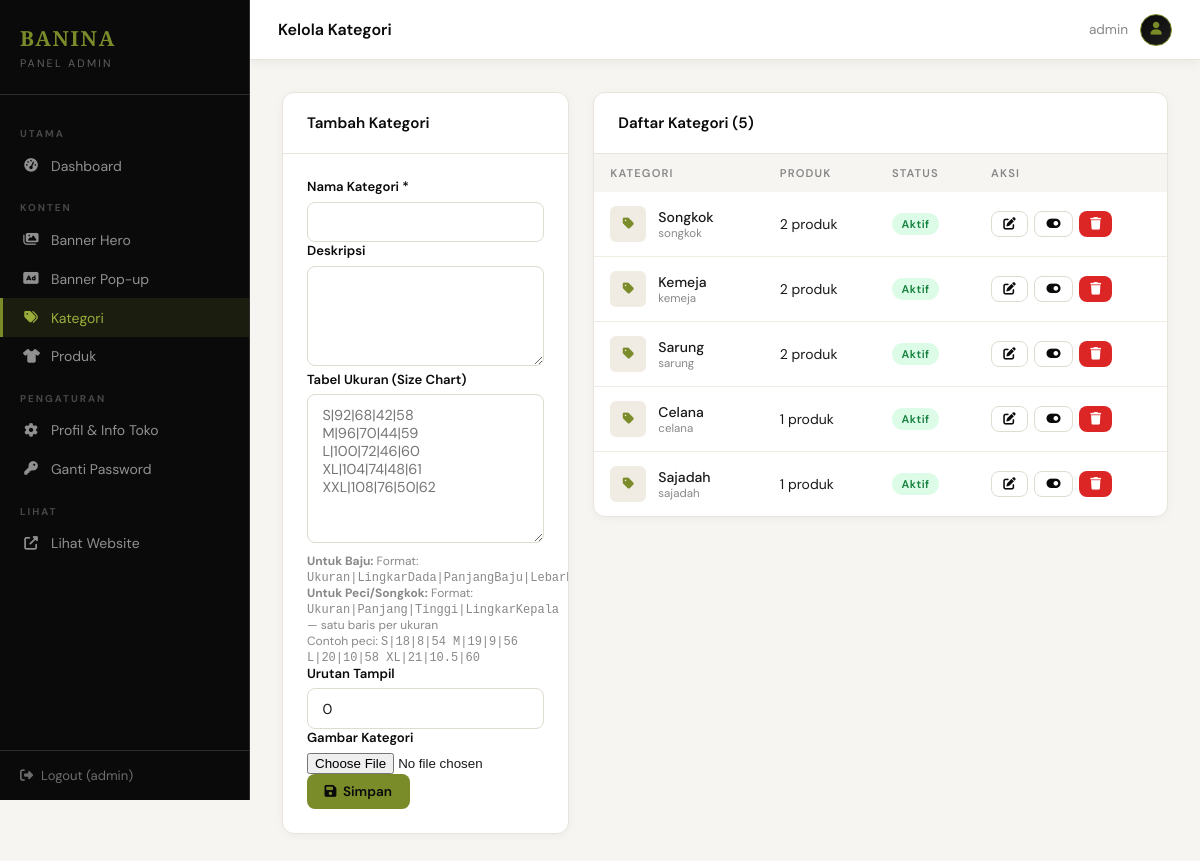
The page /admin/pages/categories.php (signed in) on the database its author committed.
### tables this page shows
CREATE TABLE IF NOT EXISTS settings (
    id INT AUTO_INCREMENT PRIMARY KEY,
    `key` VARCHAR(100) NOT NULL UNIQUE,
    value TEXT,
    created_at TIMESTAMP DEFAULT CURRENT_TIMESTAMP,
    updated_at TIMESTAMP DEFAULT CURRENT_TIMESTAMP ON UPDATE CURRENT_TIMESTAMP
);

CREATE TABLE IF NOT EXISTS categories (
    id INT AUTO_INCREMENT PRIMARY KEY,
    name VARCHAR(100) NOT NULL,
    slug VARCHAR(100) NOT NULL UNIQUE,
    description TEXT,
    image VARCHAR(255),
    sort_order INT DEFAULT 0,
    size_chart TEXT,
    is_active TINYINT(1) DEFAULT 1,
    created_at TIMESTAMP DEFAULT CURRENT_TIMESTAMP
);

### includes/config.php (called while the page is built, shortened)
<?php
function getDB() {
    static $pdo = null;
    if ($pdo === null) {
        try {
            $pdo = new PDO(
                "mysql:host=" . DB_HOST . ";dbname=" . DB_NAME . ";charset=utf8mb4",
                DB_USER, DB_PASS,
                [
                    PDO::ATTR_ERRMODE => PDO::ERRMODE_EXCEPTION,
                    PDO::ATTR_DEFAULT_FETCH_MODE => PDO::FETCH_ASSOC,
                    PDO::ATTR_EMULATE_PREPARES => false,
                ]
            );
        } catch (PDOException $e) {
            die("Koneksi database gagal: " . $e->getMessage());
        }
    }
    return $pdo;
}
function getSetting($key) {
    $db = getDB();
    $stmt = $db->prepare("SELECT value FROM settings WHERE `key` = ?");
    $stmt->execute([$key]);
    $row = $stmt->fetch();
    return $row ? $row['value'] : '';
}
function sanitize($str) { return htmlspecialchars(strip_tags(trim($str)), ENT_QUOTES, 'UTF-8'); }
?>

### admin/pages/categories.php (the view, shortened to what this page needs)
<?php
$pageTitle = 'Kelola Kategori';
require_once __DIR__ . '/../../includes/config.php';
$db = getDB();
$editing = null;
$categories = $db->query("
    SELECT c.*, COUNT(p.id) as product_count
    FROM categories c
    LEFT JOIN products p ON p.category_id=c.id
    GROUP BY c.id ORDER BY c.sort_order ASC
")->fetchAll();
require_once __DIR__ . '/../includes/header.php';
?>
<div style="display:grid;grid-template-columns:1fr 2fr;gap:1.5rem;align-items:start">
    <div class="card">
        <div class="card-header"><span class="card-title"><?= $editing ? 'Edit Kategori' : 'Tambah Kategori' ?></span></div>
        <div class="card-body">
            <form method="POST" enctype="multipart/form-data">
                <div class="form-group">
                    <label>Nama Kategori *</label>
                    <input type="text" name="name" value="<?= sanitize($editing['name'] ?? '') ?>" required>
                </div>
                <div class="form-group">
                    <label>Deskripsi</label>
                    <textarea name="description" rows="3"><?= sanitize($editing['description'] ?? '') ?></textarea>
                </div>
                <div class="form-group">
                    <label>Tabel Ukuran (Size Chart)</label>
                    <textarea name="size_chart" rows="7" placeholder="S|92|68|42|58&#10;M|96|70|44|59&#10;L|100|72|46|60&#10;XL|104|74|48|61&#10;XXL|108|76|50|62"><?= sanitize($editing['size_chart'] ?? '') ?></textarea>
                    <p class="form-hint" style="font-size:0.75rem;color:var(--text-light);margin-top:0.3rem">
                        <strong>Untuk Baju:</strong> Format: <code>Ukuran|LingkarDada|PanjangBaju|LebarBahu|PanjangLengan</code><br>
                        <strong>Untuk Peci/Songkok:</strong> Format: <code>Ukuran|Panjang|Tinggi|LingkarKepala</code> — satu baris per ukuran<br>
                        Contoh peci: <code>S|18|8|54&#10;M|19|9|56&#10;L|20|10|58&#10;XL|21|10.5|60</code>
                    </p>
                </div>
                <div class="form-group">
                    <label>Urutan Tampil</label>
                    <input type="number" name="sort_order" value="<?= $editing['sort_order'] ?? 0 ?>">
                </div>
                <div class="form-group">
                    <label>Gambar Kategori</label>
                    <input type="file" name="image" accept="image/*" onchange="previewImage(this,'catPreview')">
                </div>
                <div style="display:flex;gap:0.5rem">
                    <button type="submit" class="btn btn-gold"><i class="fas fa-save"></i> Simpan</button>
                </div>
            </form>
        </div>
    </div>
    <div class="card">
        <div class="card-header"><span class="card-title">Daftar Kategori (<?= count($categories) ?>)</span></div>
        <div class="table-wrap">
            <table>
                <thead><tr><th>Kategori</th><th>Produk</th><th>Status</th><th>Aksi</th></tr></thead>
                <tbody>
                    <?php foreach ($categories as $cat): ?>
                    <tr>
                        <td>
                            <div style="display:flex;align-items:center;gap:0.75rem">
                                <?php if ($cat['image']): ?>
                                <img src="<?= UPLOAD_URL . sanitize($cat['image']) ?>" style="width:36px;height:36px;border-radius:6px;object-fit:cover">
                                <?php else: ?>
                                <div style="width:36px;height:36px;border-radius:6px;background:#f0ece4;display:flex;align-items:center;justify-content:center;color:var(--gold);font-size:0.8rem"><i class="fas fa-tag"></i></div>
                                <?php endif; ?>
                                <div>
                                    <div style="font-weight:500"><?= sanitize($cat['name']) ?></div>
                                    <div style="font-size:0.72rem;color:var(--text-light)"><?= sanitize($cat['slug']) ?></div>
                                </div>
                            </div>
                        </td>
                        <td><?= $cat['product_count'] ?> produk</td>
                        <td><span class="badge <?= $cat['is_active'] ? 'badge-success' : 'badge-danger' ?>"><?= $cat['is_active'] ? 'Aktif' : 'Nonaktif' ?></span></td>
                        <td>
                            <div style="display:flex;gap:0.4rem">
                                <a href="?edit=<?= $cat['id'] ?>" class="btn btn-sm btn-outline"><i class="fas fa-edit"></i></a>
                                <a href="?toggle=<?= $cat['id'] ?>" class="btn btn-sm btn-outline"><i class="fas fa-toggle-<?= $cat['is_active']?'on':'off' ?>"></i></a>
                                <a href="?delete=<?= $cat['id'] ?>" class="btn btn-sm btn-danger" onclick="return confirm('Hapus kategori ini?')"><i class="fas fa-trash"></i></a>
                            </div>
                        </td>
                    </tr>
                    <?php endforeach; ?>
                </tbody>
            </table>
        </div>
    </div>
</div>
<?php require_once __DIR__ . '/../includes/footer.php'; ?>

### admin/includes/header.php (shortened to what this page needs)
<?php
require_once __DIR__ . '/../../includes/config.php';
$siteName = getSetting('site_name');
$currentFile = basename($_SERVER['PHP_SELF']);
?>
<!DOCTYPE html>
<html lang="id">
<head>
    <link rel="stylesheet" href="https://cdnjs.cloudflare.com/ajax/libs/font-awesome/6.4.0/css/all.min.css">
</head>
<body>
<aside class="sidebar">
    <div class="sidebar-brand">
        <h2><?= sanitize($siteName) ?></h2>
        <p>Panel Admin</p>
    </div>
    <nav class="sidebar-nav">
        <div class="nav-section-title">Utama</div>
        <a href="<?= SITE_URL ?>/admin/dashboard.php" class="<?= $currentFile==='dashboard.php'?'active':'' ?>">
            <i class="fas fa-tachometer-alt"></i> Dashboard
        </a>
        <div class="nav-section-title">Konten</div>
        <a href="<?= SITE_URL ?>/admin/pages/banners.php" class="<?= $currentFile==='banners.php'?'active':'' ?>">
            <i class="fas fa-images"></i> Banner Hero
        </a>
        <a href="<?= SITE_URL ?>/admin/pages/popup-banners.php" class="<?= $currentFile==='popup-banners.php'?'active':'' ?>">
            <i class="fas fa-ad"></i> Banner Pop-up
        </a>
        <a href="<?= SITE_URL ?>/admin/pages/categories.php" class="<?= $currentFile==='categories.php'?'active':'' ?>">
            <i class="fas fa-tags"></i> Kategori
        </a>
        <a href="<?= SITE_URL ?>/admin/pages/products.php" class="<?= in_array($currentFile,['products.php','product-form.php'])?'active':'' ?>">
            <i class="fas fa-tshirt"></i> Produk
        </a>
        <div class="nav-section-title">Pengaturan</div>
        <a href="<?= SITE_URL ?>/admin/pages/settings.php" class="<?= $currentFile==='settings.php'?'active':'' ?>">
            <i class="fas fa-cog"></i> Profil & Info Toko
        </a>
        <a href="<?= SITE_URL ?>/admin/pages/change-password.php" class="<?= $currentFile==='change-password.php'?'active':'' ?>">
            <i class="fas fa-key"></i> Ganti Password
        </a>
        <div class="nav-section-title">Lihat</div>
        <a href="<?= SITE_URL ?>/index.php" target="_blank">
            <i class="fas fa-external-link-alt"></i> Lihat Website
        </a>
    </nav>
    <div class="sidebar-footer">
        <a href="<?= SITE_URL ?>/admin/logout.php">
            <i class="fas fa-sign-out-alt"></i> Logout (<?= sanitize($_SESSION['admin_username'] ?? '') ?>)
        </a>
    </div>
</aside>
<div class="main-content">
    <div class="topbar">
        <span class="topbar-title"><?= $pageTitle ?? 'Dashboard' ?></span>
        <div class="topbar-user">
            <span><?= sanitize($_SESSION['admin_username'] ?? '') ?></span>
            <div class="user-avatar"><i class="fas fa-user"></i></div>
        </div>
    </div>
    <div class="page-content">

### rows shown on the page
settings: value "BANINA"
categories: name "Songkok", slug "songkok", product_count "2", is_active "Aktif"
categories: name "Kemeja", slug "kemeja", product_count "2", is_active "Aktif"
categories: name "Sarung", slug "sarung", product_count "2", is_active "Aktif"
categories: name "Celana", slug "celana", product_count "1", is_active "Aktif"
categories: name "Sajadah", slug "sajadah", product_count "1", is_active "Aktif"

### other values the page prints
$_SESSION['admin_username'] "admin"
$pageTitle "Kelola Kategori"
count($categories) "5"
